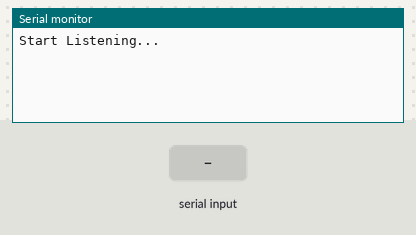
Recording of a sketch running on a simulated Arduino Uno, built with avr-gcc and run on an emulated ATmega328P. Shown: the last lines printed to the serial monitor. The test bench sets the inputs (shaded band).

Above: at 1.2 s.
1.3 s: "1" received over the second serial link
At 2.5 s:
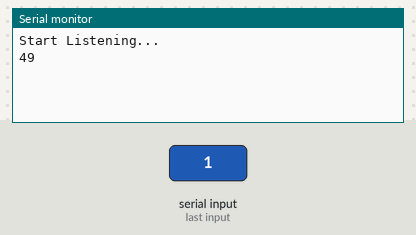
2.8 s: "0" received over the second serial link
At 3.6 s:
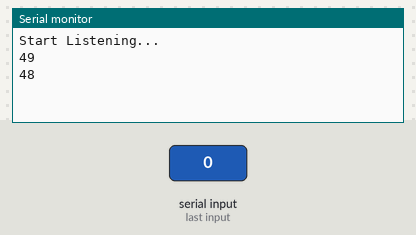
4.3 s: "2" received over the second serial link
At 4.7 s:
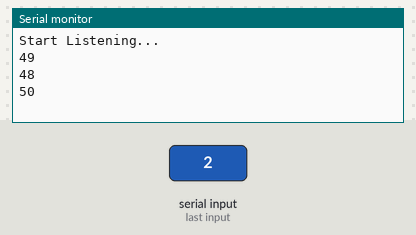

Measured:
- after the input at 1.3 s, the serial monitor: prints a new line at once (image 1)
- after the input at 2.8 s, the serial monitor: prints a new line at once (image 2)
- after the input at 4.3 s, the serial monitor: prints a new line at once (image 3)

The sketch:

reciever_test_2.ino
```cpp
#include <SoftwareSerial.h>

SoftwareSerial mySerial(2, 1); // RX, TX

void setup() {

  mySerial.begin(19200);
  Serial.begin(19200);  /* Define baud rate for serial communication */
  Serial.println("Start Listening...");
}

void loop() {
if(mySerial.available())  /* If data is available on serial port */
  {
    Serial.println(int(mySerial.read()));  /* Print character received on to the serial monitor */
  }
}
```
